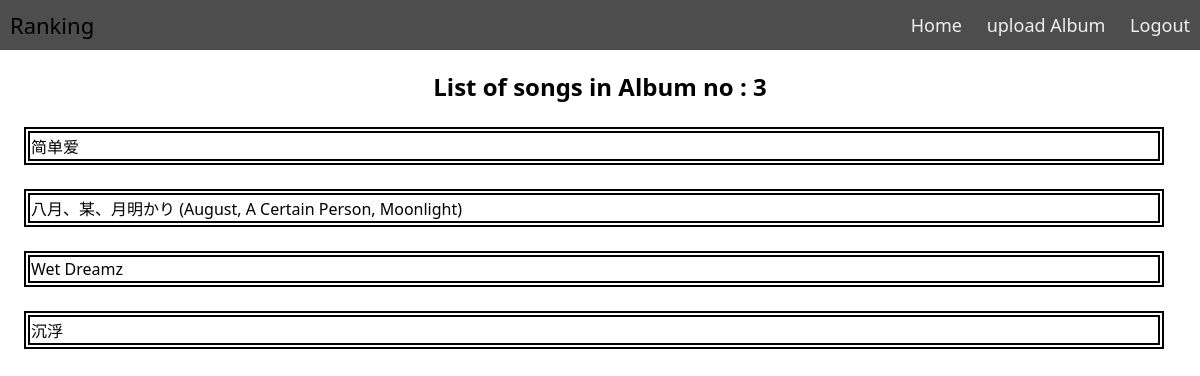
The page /list.php?id=3 (signed in) on the database its author committed.
### tables this page shows
CREATE TABLE `songs` (
  `id` int(100) UNSIGNED NOT NULL,
  `list_number` int(100) UNSIGNED NOT NULL,
  `song` varchar(100) NOT NULL,
  `song_in_album` int(100) UNSIGNED DEFAULT NULL
);

### list.php (the view, shortened to what this page needs)
<?php
include("db.php");
$id = $_GET['id'];
$query = "select * from songs where song_in_album = '$id'";
$record = mysqli_query($con, $query);
?>
<!DOCTYPE html>
<html>
<head>
    <link rel="stylesheet" href="style1.css" />
</head>
<body>
<div class="nav">
  <div class="nav-header">
        <div class="nav-title">
        <a href="index.php">
        Ranking
        </a>
        </div>
  </div>
  <div class="nav-links">
    <a href="index.php" >Home</a>
    <a href="upload.php" >upload Album</a>
    <?php if(!isset($_SESSION["username"])){ ?>
    <a href="login.php" >login</a>
    <a href="registration.php" >Signup</a>
    <?php }else{ ?>
    <a href="logout.php" >Logout</a>
    <?php } ?>
  </div>
</div>
<h2 style="text-align:center;">List of songs in Album no : <?php echo $id ?></h2>
<?php foreach($record as $res){?>
    <table style="width: 95%;border:2px solid black;margin:2%;">
      <tbody >
        <tr style="height: 23px;">
        <a href="lyrics.php?sid=<?php echo $res['id'] ?>">
          <td style="width: 23%; height: 23px; border:2px solid black;" colspan="3">
          <a href="lyrics.php?sid=<?php echo $res['id'] ?>">
          <?php echo $res['song'] ?>
        </a>
        </td>
        </tr>
      </tbody>
    </table>
    <?php } ?>
</body>
</html>

### style1.css (style rules this page uses)
* { box-sizing: border-box; }
a:link { text-decoration: none; color: black; }
body { margin: 0px; font-family: 'segoe ui'; }
.nav { height: 50px; width: 100%; background-color: #4d4d4d; position: relative; }
.nav > .nav-header { display: inline; }
.nav > .nav-header > .nav-title { display: inline-block; font-size: 22px; color: #fff; padding: 10px 10px 10px 10px; }
.nav > .nav-links { display: inline; float: right; font-size: 18px; }
.nav > .nav-links > a { display: inline-block; padding: 13px 10px 13px 10px; text-decoration: none; color: #efefef; }

### rows shown on the page
songs: song "简单爱"
songs: song "八月、某、月明かり (August, A Certain Person, Moonlight)"
songs: song "Wet Dreamz"
songs: song "沉浮"

### other values the page prints
$id "3"
